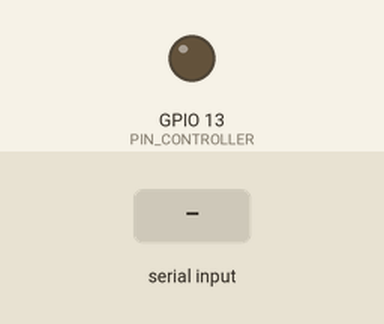
This program was run on a simulated ESP32. On the bench: output pins drawn as LEDs (lit = HIGH). The inputs (shaded band) are chosen by the test bench.

Above: at 1.2 s.
1.3 s: "d" received over Serial
At 2.5 s:
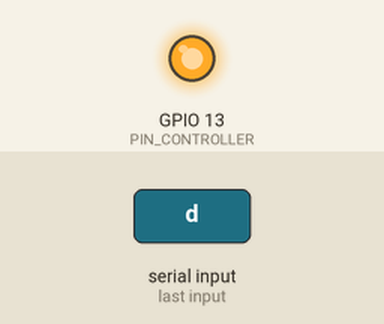
2.8 s: "l" received over Serial
At 3.8 s:
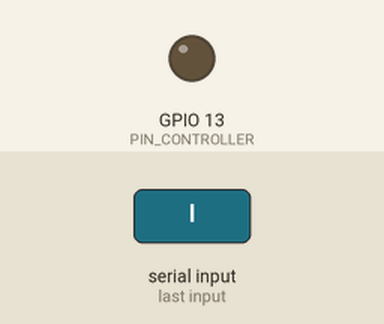
Timing chart, 0 to 5.8 s (numbered marks = the images above; inputs shaded):
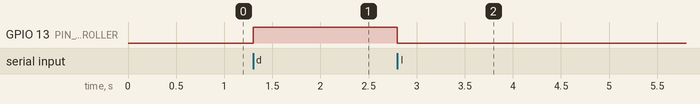

Measured:
- after the input at 1.3 s, GPIO 13 (PIN_CONTROLLER): LOW → HIGH at once
- after the input at 2.8 s, GPIO 13 (PIN_CONTROLLER): HIGH → LOW at once

The program:

main.cpp
```cpp
#include "main.hpp"
#define PIN_CONTROLLER GPIO_NUM_13
void setup()
{
   Serial.begin(9600);
   pinMode(PIN_CONTROLLER, OUTPUT);
   digitalWrite(PIN_CONTROLLER, LOW);
}

char command = '\0';
void loop()
{

   if (Serial.available() > 0)
   {
      command = Serial.read();
      switch (command)
      {
         case 'd': digitalWrite(PIN_CONTROLLER, HIGH); break;
         case 'l': digitalWrite(PIN_CONTROLLER, LOW); break;
      }
   }
}
```

main.hpp
```cpp
#include <Arduino.h>

// debug
#ifdef DEBUG
   #define DEBUG_ESP_PORT Serial
   #define DEBUG_ESP_BAUD 9600 // bps
   #ifdef DEBUG_ESP_PORT
      #define DEBUG_PRINT(fmt, ...) DEBUG_ESP_PORT.printf_P((PGM_P)PSTR(fmt), ##__VA_ARGS__)
   #endif
#else
   #define DEBUG_PRINT(...) do { (void)0; } while (0)
#endif
```
